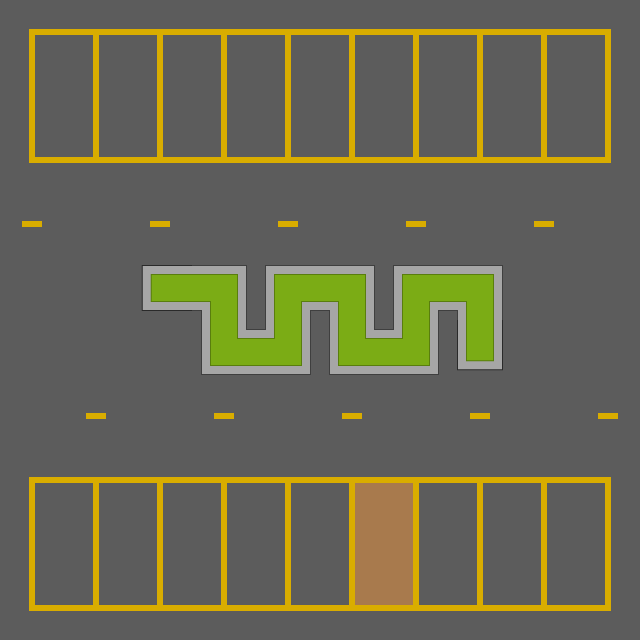

Below is a game level as drawn by its tile map, then a one-line description and the .tmx that defines it (tile-layer data replaced by summaries):
An orthogonal 10x10 tile map with 64x64 px tiles, 2 tile layers (background, decor), 2 tilesets and 14 objects.

<map version="1.10" tiledversion="1.11.2" orientation="orthogonal" renderorder="right-down" width="10" height="10" tilewidth="64" tileheight="64" infinite="0" nextlayerid="10" nextobjectid="17">
 <tileset firstgid="1" source="../tilesets/decorations.tsx" />
 <tileset firstgid="170" source="../tilesets/cars.tsx" />
 <layer id="2" name="background" width="10" height="10">
  <data>[100 cells, 100 non-empty, 21 distinct tile ids]</data>
 </layer>
 <layer id="3" name="decor" width="10" height="10">
  <data>[100 cells, 0 non-empty, 0 distinct tile ids]</data>
 </layer>
 <objectgroup id="5" name="cars">
  <object id="1" gid="170" x="35" y="156.99" width="58" height="122" />
  <object id="2" gid="178" x="509" y="445" width="58" height="122" rotation="-90" />
  <object id="3" gid="194" x="133" y="582" width="58" height="122" />
  <object id="5" gid="202" x="486" y="593" width="58" height="122" />
  <object id="6" gid="172" x="633.907" y="221.804" width="58" height="122" rotation="218.962" />
  <object id="7" gid="173" x="406.001" y="162.506" width="63" height="118" rotation="343.547" />
  <object id="9" gid="180" x="210.992" y="238.419" width="58" height="122" rotation="10.8959" />
  <object id="10" gid="173" x="52.0657" y="307.684" width="70" height="150" rotation="147.193" />
 </objectgroup>
 <objectgroup id="9" name="collision">
  <object id="11" gid="104" x="142.25" y="310" width="103.5" height="44.25" />
  <object id="12" gid="104" x="264.75" y="309.625" width="109" height="44" />
  <object id="13" gid="104" x="393.5" y="309.625" width="108.25" height="43.75" />
  <object id="14" gid="104" x="200.833" y="374" width="109" height="44" />
  <object id="15" gid="104" x="329.583" y="374" width="108.25" height="43.75" />
  <object id="16" gid="104" x="457.875" y="370.125" width="44.25" height="43.75" />
 </objectgroup>
</map>
